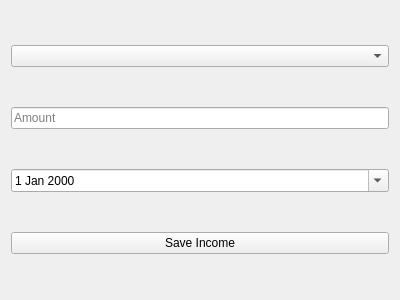
<?xml version="1.0" encoding="UTF-8"?>
<ui version="4.0">
 <class>IncomeEntry</class>
 <widget class="QWidget" name="IncomeEntry">
  <property name="geometry">
   <rect>
    <x>0</x>
    <y>0</y>
    <width>400</width>
    <height>300</height>
   </rect>
  </property>
  <property name="windowTitle">
   <string>Income Entry</string>
  </property>
  <layout class="QVBoxLayout" name="verticalLayout">
    <item>
     <widget class="QComboBox" name="sourceComboBox">
      <property name="placeholderText">
       <string>Select Source</string>
      </property>
     </widget>
    </item>
    <item>
     <widget class="QLineEdit" name="amountLineEdit">
      <property name="placeholderText">
       <string>Amount</string>
      </property>
     </widget>
    </item>
    <item>
     <widget class="QDateEdit" name="dateEdit">
      <property name="calendarPopup">
       <bool>true</bool>
      </property>
      <property name="date">
       <date>2024-12-16</date>
      </property>
     </widget>
    </item>
    <item>
     <widget class="QPushButton" name="saveIncomeButton">
      <property name="text">
       <string>Save Income</string>
      </property>
     </widget>
    </item>
  </layout>
 </widget>
 <resources/>
 <connections/>
</ui>
